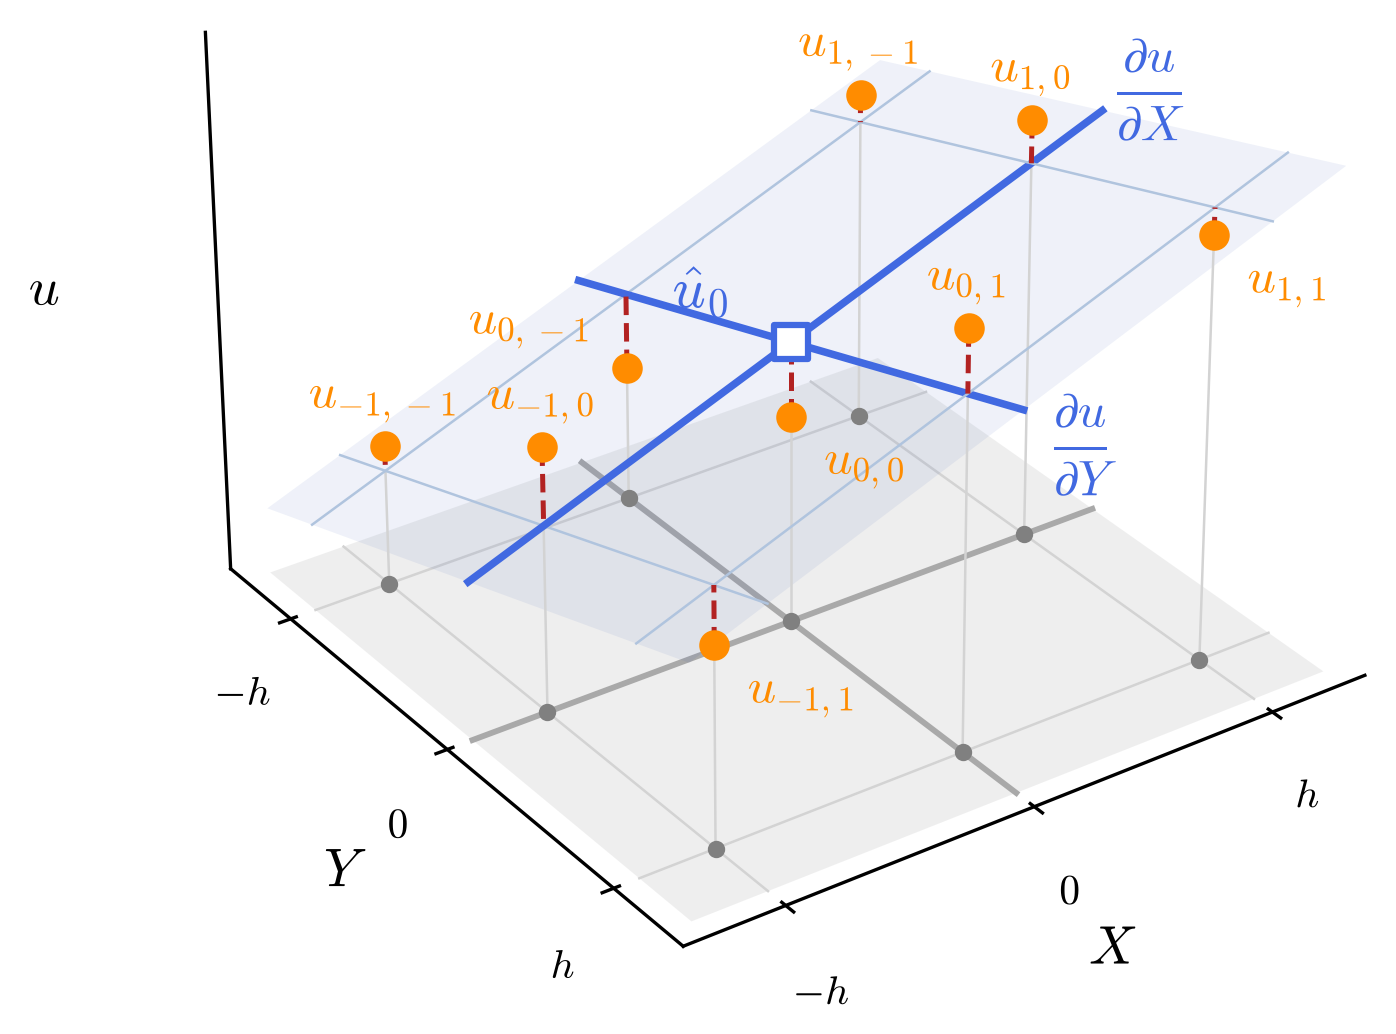

Reproduce this figure in Python.
"""2D example fit: the least-squares plane through nine displacements on a
3x3 grid, with its intercept, its two center-line slopes, and residuals.
"""

import matplotlib.pyplot as plt
import numpy as np
from mpl_toolkits.mplot3d import proj3d

TRUE_U0, TRUE_DUDX, TRUE_DUDY = 0.47, 0.14, 0.07
SIGMA = 0.065
SEED = 107
FLOOR = 0.1

c, r = np.meshgrid([-1, 0, 1], [-1, 0, 1])
c, r = c.ravel(), r.ravel()
rng = np.random.default_rng(SEED)
u = TRUE_U0 + TRUE_DUDX * c + TRUE_DUDY * r + rng.normal(0.0, SIGMA, 9)
design = np.column_stack([np.ones(9), c, r])
intercept, slope_x, slope_y = np.linalg.lstsq(design, u, rcond=None)[0]
fitted = design @ np.array([intercept, slope_x, slope_y])


def plane(x, y):
    return intercept + slope_x * x + slope_y * y


plt.rcParams.update({"font.family": "serif", "mathtext.fontset": "cm"})

fig = plt.figure(figsize=(7, 5.6), dpi=300)
ax = fig.add_subplot(projection="3d", computed_zorder=False)

edge = 1.3
gx, gy = np.meshgrid([-edge, edge], [-edge, edge])
ax.plot_surface(
    gx, gy, plane(gx, gy), color="royalblue", alpha=0.08, edgecolor="none", zorder=0
)
ax.plot_surface(
    gx,
    gy,
    np.full_like(gx, FLOOR),
    color="gray",
    alpha=0.1,
    edgecolor="none",
    zorder=-1,
)
span = np.array([-edge, edge])
for k in [-1, 0, 1]:
    for x, y in [(span, np.full(2, k)), (np.full(2, k), span)]:
        center = k == 0
        ax.plot(
            x,
            y,
            plane(x, y),
            color="royalblue" if center else "lightsteelblue",
            lw=1.8 if center else 0.6,
            zorder=1,
        )
        ax.plot(
            x,
            y,
            np.full(2, FLOOR),
            color="darkgray" if center else "lightgray",
            lw=1.4 if center else 0.6,
            zorder=-0.5,
        )

for ck, rk, uk, fk in zip(c, r, u, fitted, strict=True):
    ax.plot(
        [ck, ck], [rk, rk], [FLOOR, min(uk, fk)], color="lightgray", lw=0.6, zorder=0
    )
    ax.plot([ck, ck], [rk, rk], [uk, fk], color="firebrick", ls="--", lw=1.2, zorder=2)
ax.scatter(c, r, np.full(9, FLOOR), color="gray", s=10, depthshade=False, zorder=0)
ax.scatter(c, r, u, color="darkorange", s=40, depthshade=False, zorder=3)
ax.scatter(
    [0],
    [0],
    [intercept],
    marker="s",
    facecolor="white",
    edgecolor="royalblue",
    linewidth=1.5,
    s=70,
    depthshade=False,
    zorder=4,
)
ax.text(
    edge + 0.05,
    0,
    plane(edge, 0),
    r"$\dfrac{\partial u}{\partial X}$",
    fontsize=12,
    color="royalblue",
)
ax.text(
    0,
    edge + 0.15,
    plane(0, edge) - 0.04,
    r"$\dfrac{\partial u}{\partial Y}$",
    fontsize=12,
    color="royalblue",
)

ticks = [-1, 0, 1]
tick_labels = ["$-h$", "$0$", "$h$"]
ax.set_xticks(ticks, tick_labels)
ax.set_yticks(ticks, tick_labels)
ax.set_zticks([])
ax.set_xlim(-1.4, 1.4)
ax.set_ylim(1.4, -1.4)
ax.set_zlim(FLOOR, 0.8)
ax.set_xlabel("$X$", fontsize=13)
ax.set_ylabel("$Y$", fontsize=13)
ax.set_zlabel("$u$", fontsize=13)
for axis in (ax.xaxis, ax.yaxis, ax.zaxis):
    axis.pane.fill = False
    axis.pane.set_edgecolor("none")
ax.grid(False)
ax.set_box_aspect((1, 1, 0.75))
ax.view_init(elev=30, azim=-125)


def screen_annotate(text, point, offset, **kwargs):
    x, y, _ = proj3d.proj_transform(*point, ax.get_proj())
    ax.annotate(text, (x, y), textcoords="offset points", xytext=offset, **kwargs)


for ck, rk, uk, fk in zip(c, r, u, fitted, strict=True):
    if (ck, rk) == (0, -1):
        offset, ha = (-8, 8), "right"
    elif uk > fk:
        offset, ha = (0, 9), "center"
    else:
        offset, ha = (8, -14), "left"
    screen_annotate(
        f"$u_{{{ck},{rk}}}$",
        (ck, rk, uk),
        offset,
        ha=ha,
        fontsize=12,
        color="darkorange",
    )
screen_annotate(
    r"$\hat{u}_0$",
    (0, 0, intercept),
    (-14, 8),
    ha="right",
    fontsize=14,
    color="royalblue",
)
fig.canvas.draw()
pixels = np.asarray(fig.canvas.buffer_rgba())
rows, columns = np.nonzero((pixels[:, :, :3] < 250).any(axis=2))
margin = 30
crop = pixels[
    max(rows.min() - margin, 0) : rows.max() + margin,
    max(columns.min() - margin, 0) : columns.max() + margin,
]
plt.imsave("strain_window_2d_fit.png", crop, dpi=300)
